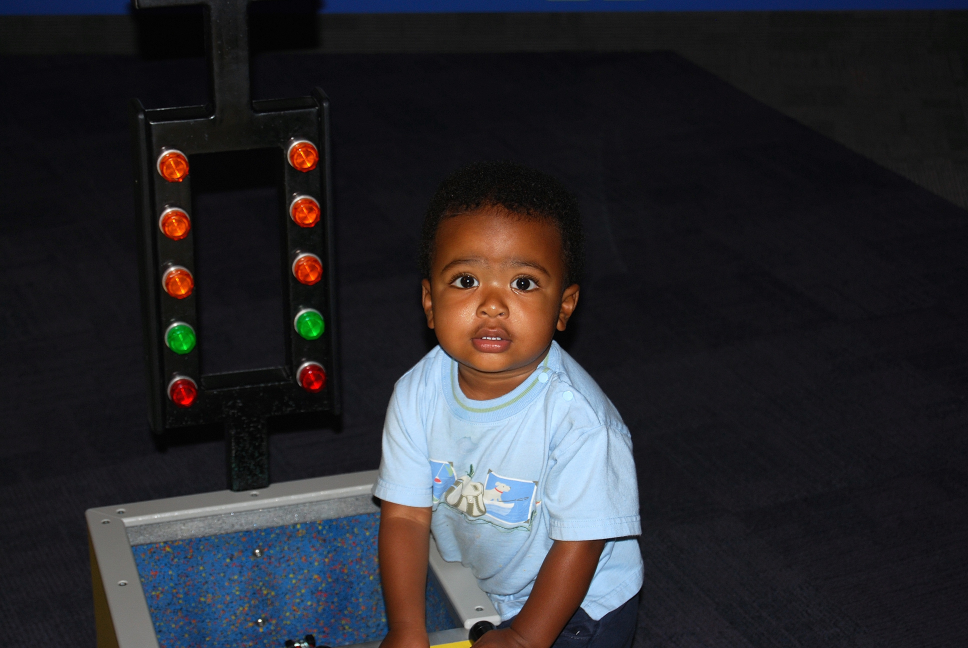
#> input picture Lectures/LEC4_Feb4/Isaac.jpg, 3872 x 2592 px (shown at 1/4 size)
$ jupyter execute Untitled.ipynb
#> lines starting #> are read from the running program, lines starting #| are printed output that depends on the picture
[cell 1]
#Import IP.py module for accessing other modules
ip_path = '~/Desktop/SPRING 2019/IP-ECE447/IP.py'

import os
import sys
sys.path.append(os.path.dirname(os.path.expanduser(ip_path)))

import IP

[cell 2]
isaacOriginal = IP.imread("Isaac.jpg");
#> isaacOriginal is the input picture: shape (2592, 3872, 3); mean R, G, B 41.8, 41.2, 45.8

[cell 3]
import skimage
from skimage.transform import resize
skimage.__version__

[cell 4]
isaac = IP.rgb2gray(isaacOriginal)
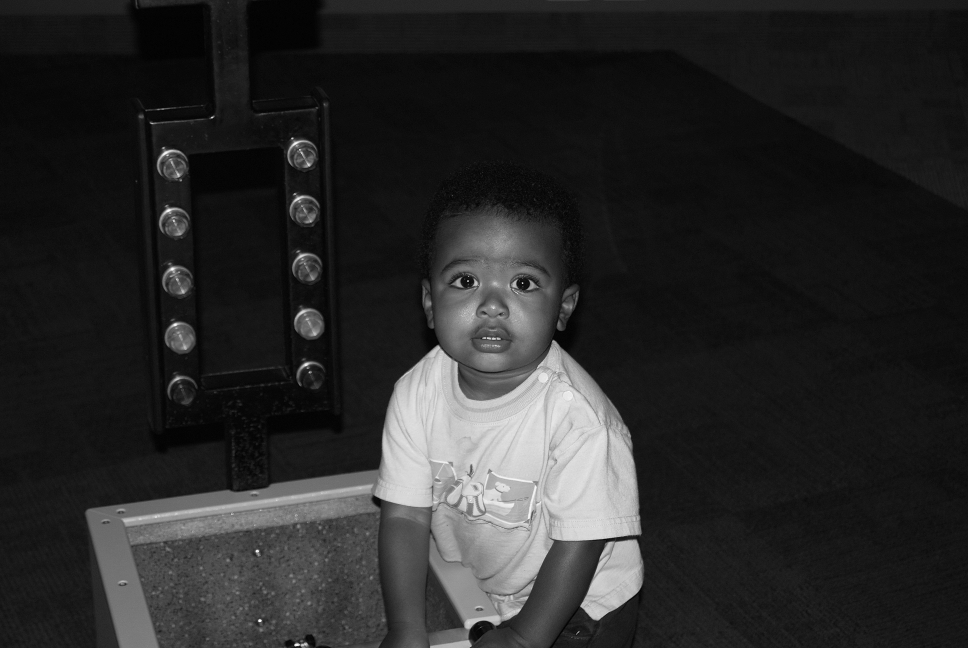
#> isaac: shape (2592, 3872) float64 (shown at 1/4 size); min 0, max 1, mean 0.163
isaac = resize(isaac,(256,256),anti_aliasing=True)
#> isaac: shape (256, 256) float64
IP.imshow(isaac,cmap='gray',aspect='auto')

[cell 5]
k1 = (1/(5*5))*IP.ones((5,5))
k2 = (1/(11*11) * IP.ones((11,11)))
k3 = (1/(15*15) * IP.ones((15,15)))
k4 = (1/(21*21) * IP.ones((21,21)))
k5 = (1/(51*51) * IP.ones((51,51)))

[cell 6]
I1 = IP.filter2D(isaac,k1,"same")
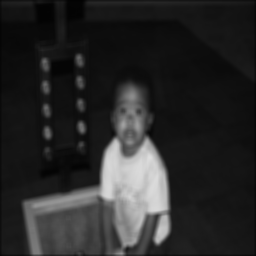
#> I1: shape (256, 256) float64; min 0.011, max 0.871, mean 0.162
I2 = IP.filter2D(isaac,k2,"same")
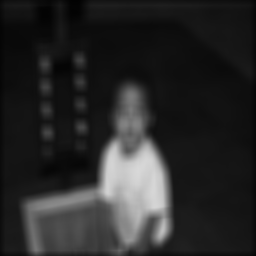
#> I2: shape (256, 256) float64; min 0.00991, max 0.849, mean 0.161
I3 = IP.filter2D(isaac,k3,"same")
I4 = IP.filter2D(isaac,k4,"same")
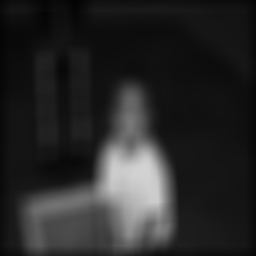
#> I4: shape (256, 256) float64; min 0.0126, max 0.828, mean 0.159
I5 = IP.filter2D(isaac,k5,"same")
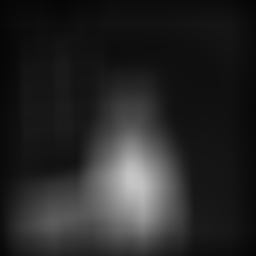
#> I5: shape (256, 256) float64; min 0.0202, max 0.776, mean 0.153

[cell 7]
IP.subplot(2,3,1);IP.imshow(isaac,aspect='auto',cmap="gray");IP.plt.axis("off")
IP.subplot(2,3,2);IP.imshow(I1,aspect='auto',cmap="gray");IP.plt.axis("off")
IP.subplot(2,3,3);IP.imshow(I2,aspect='auto',cmap="gray");IP.plt.axis("off")
IP.subplot(2,3,4);IP.imshow(I3,aspect='auto',cmap="gray");IP.plt.axis("off")
IP.subplot(2,3,5);IP.imshow(I4,aspect='auto',cmap="gray");IP.plt.axis("off")
IP.subplot(2,3,6);IP.imshow(I5,aspect='auto',cmap="gray");IP.plt.axis("off")

## Make a Laplacian Filter

[cell 8]
l1 = IP.np.array([[0,1,0],[1,-4,1],[0,1,0]])
I6 = IP.filter2D(isaac,l1,"same")
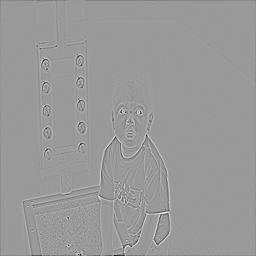
#> I6: shape (256, 256) float64; min -1.16, max 0.76, mean -0.00184; drawn with min black and max white
IP.subplot(1,1,1);IP.imshow(abs(I6),aspect='auto',cmap="gray");IP.plt.axis("off")

[cell 9]
I88 = IP.np.abs(I6)
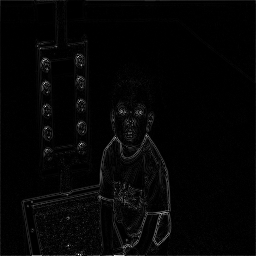
#> I88: shape (256, 256) float64; min 2.36e-07, max 1.16, mean 0.024; drawn with min black and max white

[cell 10]
IP.imshow(isaac+0.9*I88,cmap='gray',aspect="auto")

## Sorbel Filtering

[cell 11]
W = IP.np.array([[-1,-2,-1],[0,0,0],[1,2,1]])
W

[cell 12]
I8 = IP.filter2D(isaac,W,"same")
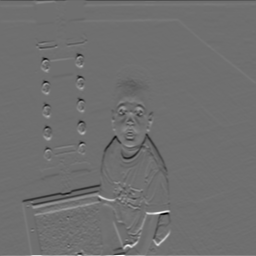
#> I8: shape (256, 256) float64; min -2.17, max 2.8, mean -0.00109; drawn with min black and max white

[cell 13]
IP.imshow(isaac+0.7*abs(I8),cmap="gray",aspect="auto")
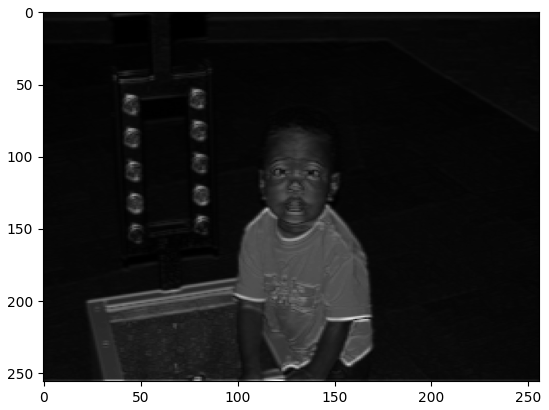
#> figure drawn by matplotlib, 1 panel

[cell 14]
IP.subplot(1,3,1);IP.imshow(isaac,cmap="gray");IP.plt.axis("off")
IP.subplot(1,3,2);IP.imshow(isaac+0.9*I88,cmap="gray");IP.plt.axis("off")
IP.subplot(1,3,3);IP.imshow(isaac+0.7*abs(I8),cmap="gray");IP.plt.axis("off")
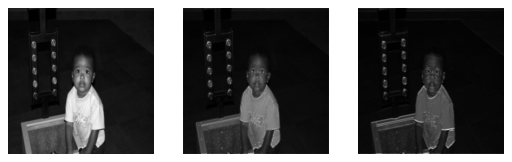
#> figure drawn by matplotlib, 3 panels
